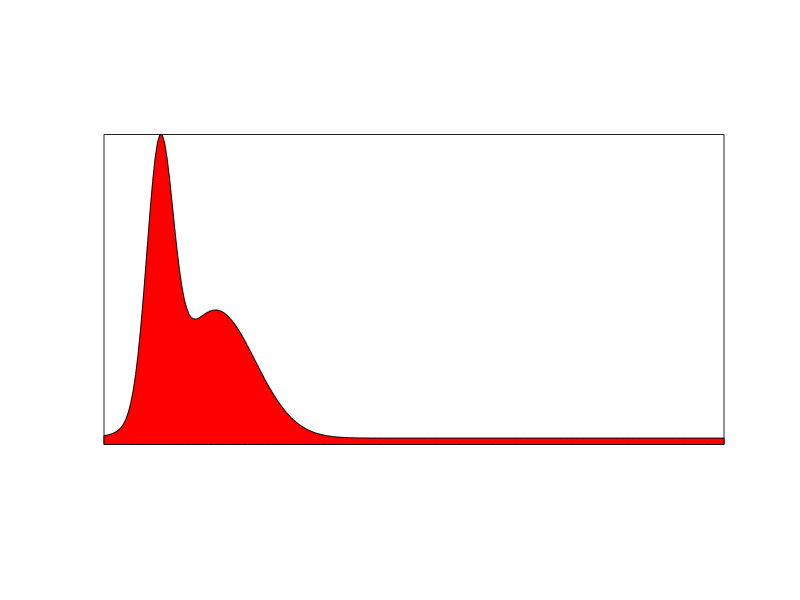
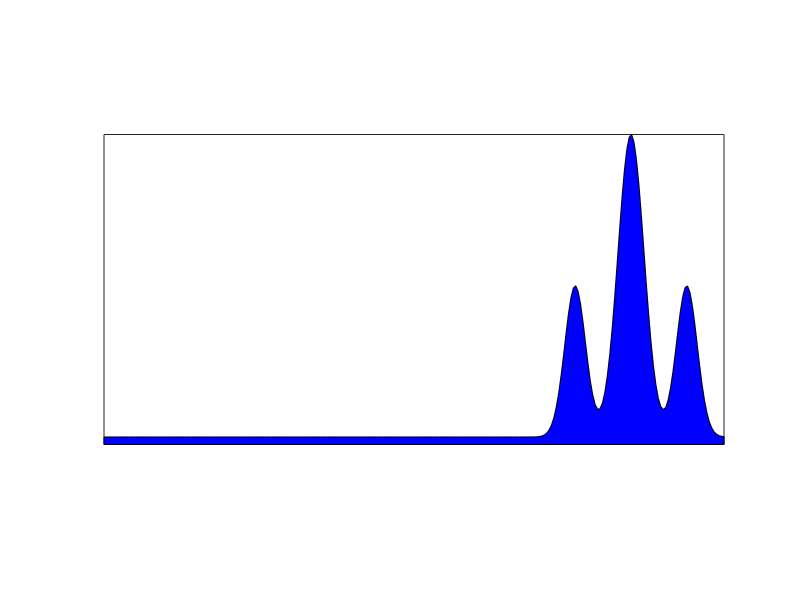
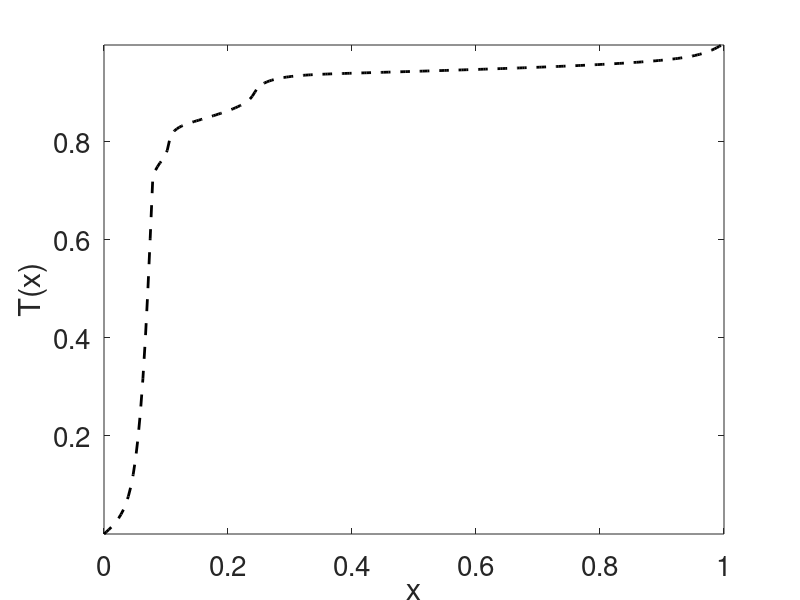
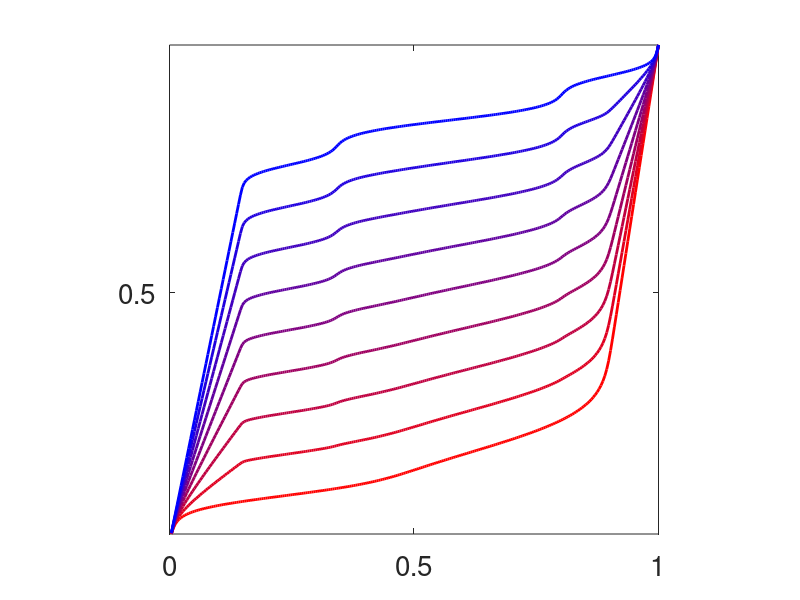

The MATLAB script that drew these images, in order:
%% Code for Figure 2
% this is adapted from Peyre and Cuturi (2019)
%addpath('/Users/davidelavecchia/Downloads/optimaltransport.github.io-master/toolbox/');

SetAR = @(ar)set(gca, 'PlotBoxAspectRatio', [1 ar 1]);
SetTickOff = @()set(gca, 'XTick',[], 'YTick',[]);
SetTickOn = @()set(gca, 'XTick',[0 1/2 1], 'YTick',[0 1/2 1]);

rep = 'results/1d-cumulative/';
[~,~] = mkdir(rep);

N = 256;
t = linspace(0,1,N)';
gauss = @(m,s)exp(-(t-m).^2/(2*s).^2);
normalize = @(x)x/sum(x(:));

s = .3;
a = gauss(.3*s,.05*s) + .5*gauss(.6*s,.15*s);
b = .5*gauss(1-s*.2,.04*s) + 1*gauss(1-s*.5,.05*s) + .5*gauss(1-s*.8,.04*s);
vmin = .025;
a = normalize(vmin + a);
b = normalize(vmin + b);

plot(t,[a b]);

clf;
area(t, a, 'FaceColor', 'r');
axis tight; SetAR(1/2); SetTickOff();
saveas(gca, [rep 'mu.eps'], 'epsc');

clf;
area(t, b, 'FaceColor', 'b');
axis tight; SetAR(1/2); SetTickOff();
saveas(gca, [rep 'nu.eps'], 'epsc');

% cumulative
ca = cumsum(a);
cb = cumsum(b);
% inverse cumulatives
ica = interp1(ca, t, t, 'spline');
icb = interp1(cb, t, t, 'spline');
% composition of function
Tab = interp1(t, icb, ca, 'spline'); % icb o ca
Tba = interp1(t, ica, cb, 'spline'); % ica o cb
% should be close to Id
Iaa = interp1(t, Tba, Tab, 'spline'); % Tba o Tab
Ibb = interp1(t, Tab, Tba, 'spline'); % Tab o Tba

lw = 2;
clf; hold on;
plot(t, Tab, '--','color','black', 'LineWidth', lw);
axis tight; box on; %SetTickOn();  SetAR(1);
set(gca, 'FontSize', 20);
xlabel('x');ylabel('T(x)')
saveas(gca, [rep 'transport.eps'], 'epsc');


% Barycenter of inverse cumulant`
q = 9;
m = {}; icm = {}; cm = {};
for i=1:q
    r = (i-1)/(q-1);
    icm{i} = (1-r)*ica + r*icb;
    cm{i} = interp1(icm{i}, t, t, 'spline');
    m{i} = diff([0;cm{i}]);
end

% display interpolation of inverse cumulant
clf; hold on;
for i=1:q
    r = (i-1)/(q-1);
    col = [1-r 0 r];
    plot(t, icm{i}, 'color', col, 'LineWidth', lw);
end
axis tight; SetAR(1); SetTickOn(); box on;
set(gca, 'FontSize', 20);
saveas(gca, [rep 'interp-cumul.eps'], 'epsc');

% display inverpolation of measures
clf; hold on;
for i=1:q
    r = (i-1)/(q-1);
    col = [1-r 0 r];
    plot(t, m{i}, 'color', col, 'LineWidth', lw);
end
axis tight; SetAR(1/2); SetTickOff(); box on;
set(gca, 'FontSize', 20);
saveas(gca, [rep 'bary.eps'], 'epsc');






